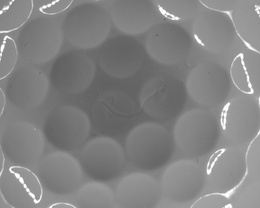
%> input picture ClampTrail.jpg, 260 x 208 px, shrunk from 1280 x 1024 before the run, given in place of Lena256gray.bmp, which was not available
$ octave fuzzy_edge_comp.m   (GNU Octave 9; MATLAB toolbox functions it lacks are replaced by stand-ins)
%> lines starting %> are read from the running program, lines starting %| are printed output that depends on the picture; in (x1, y1, x2, y2) boxes, pixels count from 0 and x2, y2 are one past the last pixel; in counts of white or black regions, pixels touching at a corner belong together; the program's own positions count from 1; pictures that were not available may be replaced by others from this repository, and a replacement may not be noted
close all;clear all;clc;
input=imread('Lena256gray.bmp');
%> input is the input picture: size 208x260x3 uint8; min 95, max 255, mean 130.7
% [4 lines of commented-out code are left out]
input=im2bw(input);
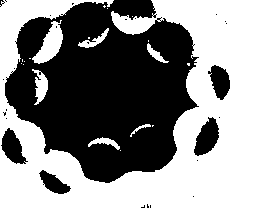
%> input: size 208x260 logical; 53.1% white; 27 black regions (22 under 20 px), largest, box (x1, y1, x2, y2) and area: (5, 0, 199, 183) 23308, (194, 117, 219, 156) 607, (1, 128, 28, 164) 528, (208, 65, 230, 100) 489, (39, 170, 71, 194) 385
input_size=size(input);
%> input_size = [208 260]
output1=zeros(input_size(1,1),input_size(1,2));
mask=zeros(2:2);
for x=2:1:input_size(1,1)-1
    for y=2:1:input_size(1,2)-1
        mask(1,1)=input(x-1,y-1);
        mask(1,2)=input(x,y-1);
        mask(2,1)=input(x-1,y);
        mask(2,2)=input(x,y);

        if( (mask(1,1)==1 && mask(1,2)==1 && mask(2,1)==0 && mask(2,2)==0) || ...,
                (mask(1,1)==1 && mask(1,2)==0 && mask(2,1)==1 && mask(2,2)==0) || ...,
                (mask(1,1)==0 && mask(1,2)==1 && mask(2,1)==0 && mask(2,2)==1) || ...,
                (mask(1,1)==0 && mask(1,2)==0 && mask(2,1)==1 && mask(2,2)==1) )
            output1(x,y)=1;
        end
    end
end
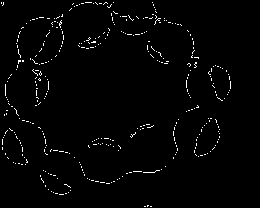
%> output1: size 208x260 double; values 0 (black) and 1 (white), 1.7% white in thin lines or dots, all inside (x1, y1, x2, y2) = (1, 2, 231, 207)
%> after the loop, mask = [1 1; 1 1]

input=imread('Lena256gray.bmp');
% input=rgb2gray(ninput);
input_size=size(input);
%> input_size = [208 260 3]
output2=zeros(input_size(1,1),input_size(1,2));
mask=zeros(3:3);
for x=2:1:input_size(1,1)-1
    for y=2:1:input_size(1,2)-1
        % fulling mask
        mask(1,1)=input(x-1,y-1);
        mask(1,2)=input(x,y-1);
        mask(1,3)=input(x+1,y-1);

        mask(2,1)=input(x-1,y);
        mask(2,2)=input(x,y);
        mask(2,3)=input(x+1,y);

        mask(3,1)=input(x-1,y+1);
        mask(3,2)=input(x,y+1);
        mask(3,3)=input(x+1,y+1);
        % threshold
        for xm=1:1:3
            for ym=1:1:3
                flash=mask(ym,xm);
                mask(ym,xm)=(flash>(input(x,y)+20));
            end
        end
        %compare
        if( (mask(1,1)==1 && mask(1,2)==1 && mask(1,3)==1 && mask(2,1)==0 && mask(2,3)==0) || ...,       %// ¡Ç
                (mask(1,1)==1 && mask(1,2)==0 && mask(2,1)==1 && mask(3,1)==1 && mask(3,2)==0) || ...,   %// ¡Y
                (mask(2,1)==0 && mask(2,3)==0 && mask(3,1)==1 && mask(3,2)==1 && mask(3,3)==1) || ...,   %// ¡W
                (mask(1,2)==0 && mask(1,3)==1 && mask(2,3)==1 && mask(3,2)==0 && mask(3,3)==1) || ...,   %// ¡Ä
                (mask(1,1)==1 && mask(1,2)==1 && mask(2,1)==1 && mask(2,3)==0 && mask(3,2)==0) || ...,   %// ¢z
                (mask(1,2)==0 && mask(2,1)==1 && mask(2,3)==0 && mask(3,1)==1 && mask(3,2)==1) || ...,   %// ¢|
                (mask(1,2)==1 && mask(1,3)==1 && mask(2,1)==0 && mask(2,3)==1 && mask(3,2)==0) || ...,   %// ¢{
                (mask(1,2)==0 && mask(2,1)==0 && mask(2,3)==1 && mask(3,2)==1 && mask(3,3)==1) )         %// ¢}
            output2(x,y)=1;
        end
    end
end
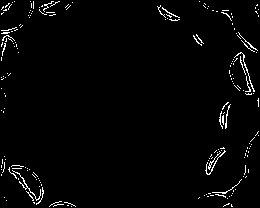
%> output2: size 208x260 double; values 0 (black) and 1 (white), 2.2% white in thin lines or dots
%> after the loop, mask = [0 0 0; 0 0 0; 0 0 0]

input=imread('Lena256gray.bmp');
% input=rgb2gray(ninput);
%> (the run ends here)

$ run again, on yellowPoint.jpg
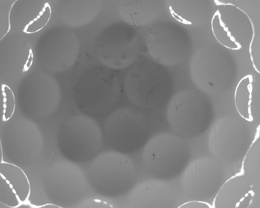
%> input picture yellowPoint.jpg, 260 x 208 px, shrunk from 1280 x 1024 before the run, given in place of Lena256gray.bmp, which was not available
%> input is the input picture: size 208x260x3 uint8; min 88, max 255, mean 132.3
%> `input=im2bw(input);`:
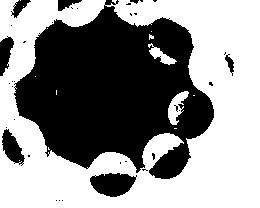
%> input: size 208x260 logical; 55.4% white; 36 black regions (28 under 20 px), largest, box (x1, y1, x2, y2) and area: (14, 0, 214, 179) 22011, (90, 173, 137, 197) 802, (2, 129, 25, 166) 455
%> after the loop `for x=2:1:input_size(1,1)-1`: mask = [1 1; 1 1]
%> after the loop `for x=2:1:input_size(1,1)-1`:
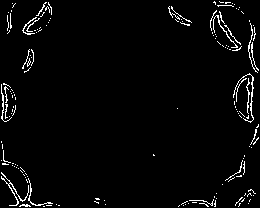
%> output2: size 208x260 double; values 0 (black) and 1 (white), 3% white in thin lines or dots
%> after the loop `for x=2:1:input_size(1,1)-1`: mask = [0 0 0; 0 0 0; 0 0 0]

$ run again, on 01.bmp
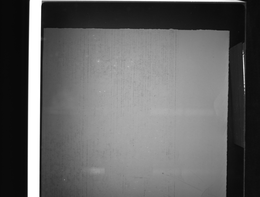
%> input picture 01.bmp, 260 x 197 px, shrunk from 1628 x 1236 before the run, given in place of Lena256gray.bmp, which was not available
%> input is the input picture: size 197x260 uint8; min 6, max 255, mean 100.5
%> `input=im2bw(input);`:
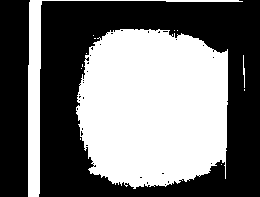
%> input: size 197x260 logical; 45.3% white; 13 white regions (10 under 20 px), largest, box (x1, y1, x2, y2) and area: (76, 29, 228, 189) 20492, (28, 0, 243, 197) 2642, (243, 55, 245, 88) 40
%> after the loop `for x=2:1:input_size(1,1)-1`: mask = [0 0; 0 0]
%> after the loop `for x=2:1:input_size(1,1)-1`: mask = [0 0 0; 0 0 0; 0 0 0]
%> `output3=edge(input,'canny');`:
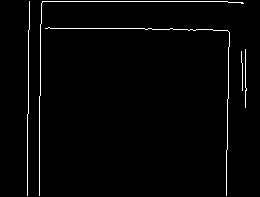
%> output3: size 197x260 logical; 2% white in thin lines or dots, all inside (x1, y1, x2, y2) = (27, 1, 247, 196)
